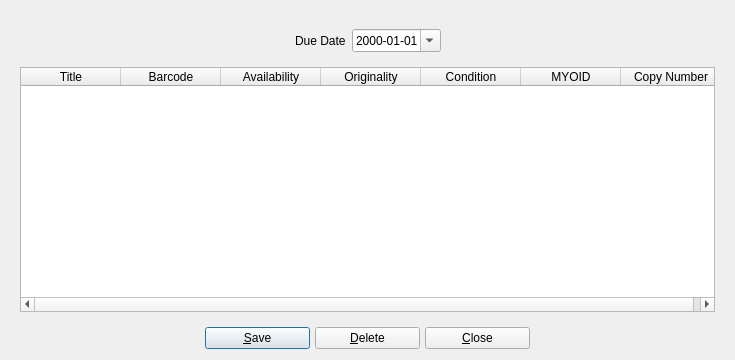
<?xml version="1.0" encoding="UTF-8"?>
<ui version="4.0">
 <class>bookcopybrowser</class>
 <widget class="QDialog" name="bookcopybrowser">
  <property name="geometry">
   <rect>
    <x>0</x>
    <y>0</y>
    <width>735</width>
    <height>360</height>
   </rect>
  </property>
  <property name="maximumSize">
   <size>
    <width>16777215</width>
    <height>16777215</height>
   </size>
  </property>
  <property name="windowTitle">
   <string>BiblioteQ: Copies Browser</string>
  </property>
  <property name="windowIcon">
   <iconset resource="icons.d/icons.qrc">
    <normaloff>:/book.png</normaloff>:/book.png</iconset>
  </property>
  <layout class="QVBoxLayout">
   <item>
    <widget class="QFrame" name="frame">
     <layout class="QVBoxLayout">
      <item>
       <widget class="QFrame" name="dueDateFrame">
        <layout class="QVBoxLayout">
         <item>
          <layout class="QHBoxLayout">
           <item>
            <spacer>
             <property name="orientation">
              <enum>Qt::Horizontal</enum>
             </property>
             <property name="sizeHint" stdset="0">
              <size>
               <width>40</width>
               <height>20</height>
              </size>
             </property>
            </spacer>
           </item>
           <item>
            <widget class="QLabel" name="label">
             <property name="text">
              <string>Due Date</string>
             </property>
            </widget>
           </item>
           <item>
            <widget class="QDateEdit" name="dueDate">
             <property name="displayFormat">
              <string>yyyy-MM-dd</string>
             </property>
             <property name="calendarPopup">
              <bool>true</bool>
             </property>
            </widget>
           </item>
           <item>
            <spacer>
             <property name="orientation">
              <enum>Qt::Horizontal</enum>
             </property>
             <property name="sizeHint" stdset="0">
              <size>
               <width>31</width>
               <height>20</height>
              </size>
             </property>
            </spacer>
           </item>
          </layout>
         </item>
        </layout>
       </widget>
      </item>
      <item>
       <widget class="QTableWidget" name="table">
        <property name="focusPolicy">
         <enum>Qt::StrongFocus</enum>
        </property>
        <property name="editTriggers">
         <set>QAbstractItemView::DoubleClicked</set>
        </property>
        <property name="alternatingRowColors">
         <bool>true</bool>
        </property>
        <property name="selectionMode">
         <enum>QAbstractItemView::SingleSelection</enum>
        </property>
        <property name="selectionBehavior">
         <enum>QAbstractItemView::SelectRows</enum>
        </property>
        <property name="verticalScrollMode">
         <enum>QAbstractItemView::ScrollPerItem</enum>
        </property>
        <property name="horizontalScrollMode">
         <enum>QAbstractItemView::ScrollPerPixel</enum>
        </property>
        <property name="cornerButtonEnabled">
         <bool>false</bool>
        </property>
        <column>
         <property name="text">
          <string>Title</string>
         </property>
        </column>
        <column>
         <property name="text">
          <string>Barcode</string>
         </property>
        </column>
        <column>
         <property name="text">
          <string>Availability</string>
         </property>
        </column>
        <column>
         <property name="text">
          <string>Originality</string>
         </property>
        </column>
        <column>
         <property name="text">
          <string>Condition</string>
         </property>
        </column>
        <column>
         <property name="text">
          <string>MYOID</string>
         </property>
        </column>
        <column>
         <property name="text">
          <string>Copy Number</string>
         </property>
        </column>
       </widget>
      </item>
     </layout>
    </widget>
   </item>
   <item>
    <layout class="QHBoxLayout">
     <property name="spacing">
      <number>5</number>
     </property>
     <item>
      <spacer>
       <property name="orientation">
        <enum>Qt::Horizontal</enum>
       </property>
       <property name="sizeType">
        <enum>QSizePolicy::Expanding</enum>
       </property>
       <property name="sizeHint" stdset="0">
        <size>
         <width>39</width>
         <height>20</height>
        </size>
       </property>
      </spacer>
     </item>
     <item>
      <widget class="QPushButton" name="saveButton">
       <property name="minimumSize">
        <size>
         <width>105</width>
         <height>0</height>
        </size>
       </property>
       <property name="text">
        <string>&amp;Save</string>
       </property>
       <property name="icon">
        <iconset resource="icons.d/icons.qrc">
         <normaloff>:/16x16/ok.png</normaloff>:/16x16/ok.png</iconset>
       </property>
      </widget>
     </item>
     <item>
      <widget class="QPushButton" name="deleteButton">
       <property name="minimumSize">
        <size>
         <width>105</width>
         <height>0</height>
        </size>
       </property>
       <property name="text">
        <string>&amp;Delete</string>
       </property>
       <property name="icon">
        <iconset resource="icons.d/icons.qrc">
         <normaloff>:/16x16/eraser.png</normaloff>:/16x16/eraser.png</iconset>
       </property>
      </widget>
     </item>
     <item>
      <widget class="QPushButton" name="cancelButton">
       <property name="minimumSize">
        <size>
         <width>105</width>
         <height>0</height>
        </size>
       </property>
       <property name="text">
        <string>&amp;Close</string>
       </property>
       <property name="icon">
        <iconset resource="icons.d/icons.qrc">
         <normaloff>:/16x16/cancel.png</normaloff>:/16x16/cancel.png</iconset>
       </property>
      </widget>
     </item>
     <item>
      <spacer>
       <property name="orientation">
        <enum>Qt::Horizontal</enum>
       </property>
       <property name="sizeHint" stdset="0">
        <size>
         <width>39</width>
         <height>20</height>
        </size>
       </property>
      </spacer>
     </item>
    </layout>
   </item>
  </layout>
 </widget>
 <tabstops>
  <tabstop>dueDate</tabstop>
  <tabstop>table</tabstop>
  <tabstop>saveButton</tabstop>
  <tabstop>deleteButton</tabstop>
  <tabstop>cancelButton</tabstop>
 </tabstops>
 <resources>
  <include location="icons.d/icons.qrc"/>
 </resources>
 <connections/>
</ui>
